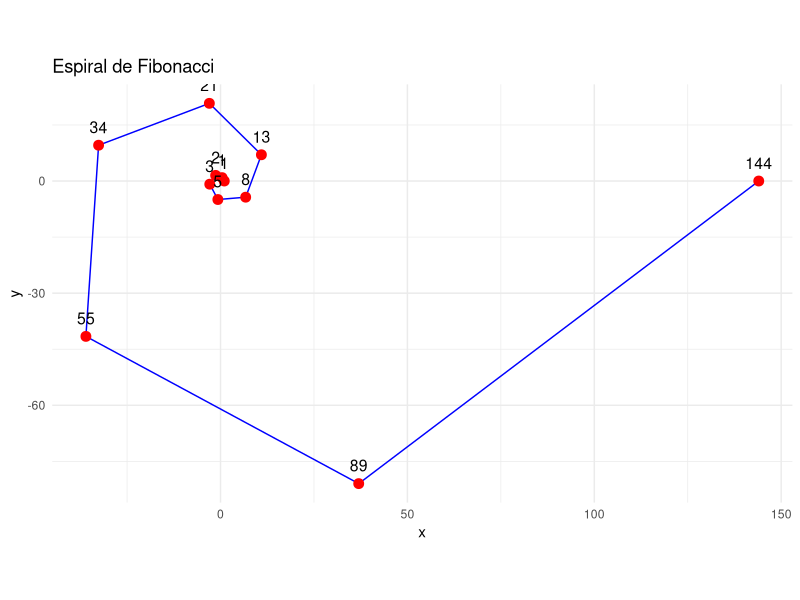

Write R code to recreate this figure.
## ---- chunk 1
n <- 100
result <- 1
for (i in 1:n)
result <- result * i
result
## ---- chunk 2

Fibonacci <- numeric(12) # vector con ceros para completar
Fibonacci[1] <- Fibonacci[2] <- 1
for (i in 3:12)
Fibonacci[i] <- Fibonacci[i - 2] + Fibonacci[i - 1]

print(Fibonacci)
## ---- chunk 3
# Crear ángulos para la espiral
angles <- seq(0, 4 * pi, length.out = length(Fibonacci))

# Graficar en coordenadas polares
library(ggplot2)

# Crear un data frame
df <- data.frame(
  angle = angles,
  radius = Fibonacci,
  label = Fibonacci
)

# Convertir a coordenadas cartesianas para ggplot
df$x <- df$radius * cos(df$angle)
df$y <- df$radius * sin(df$angle)

# Graficar
ggplot(df, aes(x, y)) +
  geom_path(color = "blue") +
  geom_point(size = 3, color = "red") +
  geom_text(aes(label = label), vjust = -1, size = 4) +
  coord_equal() +
  theme_minimal() +
  ggtitle("Espiral de Fibonacci")

## ---- chunk 4
edad <- 20

if (edad >= 18) {
  print("Eres mayor de edad")
} else {
  print("Eres menor de edad")
}

## ---- chunk 5

x1 <- rnorm(30, 1,2)
x2 <- 2 + 10*x1 + rnorm(30, 0,10)

# pequeña función
corplot <- function(x, y, plotit) {
if (plotit == TRUE) plot(x, y)
cor(x, y)
}

corplot(x1, x2,FALSE)

## ---- chunk 6
x <- 1

while (x <= 5) {
  print(x)
  x <- x + 1
}

## ---- chunk 7

# Inicializamos variables
caras <- 0
lanzamientos <- 0

# Bucle while: se repite hasta obtener 10 caras
while (caras < 10) {
  lanzamiento <- sample(c("cara", "cruz"), 1)
  lanzamientos <- lanzamientos + 1
  if (lanzamiento == "cara") {
    caras <- caras + 1
  }
}

# Resultado
cat("Se necesitaron", lanzamientos, "lanzamientos para obtener 10 caras.\n")


## ---- chunk 8
x <- runif(1,0,7)

repeat {
  print(x)
  x <- x + 1
  if (x > 14) break
}

## ---- chunk 9

# Cargar el dataset
data(mtcars)

# Convertir los nombres de fila en una columna para poder accederlos
mtcars$car <- rownames(mtcars)

# Inicializar índice
i <- 1

repeat {
  if (mtcars$mpg[i] > 30) {
    cat("El primer auto con mpg > 30 es:", mtcars$car[i], "con", mtcars$mpg[i], "mpg.\n")
    break
  }
  i <- i + 1
}

## ---- chunk 10

# Cargar dataset
data("airquality")

## ---- chunk 11
# Completar

## ---- chunk 12

# 1. Identificar columnas con NA usando un bucle for

## ---- chunk 13
# 2. Imputar valores NA con la media de la columna usando while


## ---- chunk 14
# 3. Verificar que no queden NA usando repeat y break


## ---- chunk 15
# 4. Resumen estadístico del dataset limpio
cat("\nResumen estadístico del dataset limpio:\n")
print(summary(airquality))
## ---- chunk 16
#Completar

## ---- chunk 17
#corplot_v2(x1,x2,TRUE)
## ---- chunk 18
library(ggplot2)
#Completar

## ---- chunk 19
# res <- corplot_multi(mtcars$mpg, mtcars$hp)
# print(res$correlacion)
# print(res$significativa)
# print(res$grafico)

## ---- chunk 20

#corplot_multi(x1,x2)$p
## ---- chunk 21
# Paso: definimos la funcion, argumentos y bloques

## ---- chunk 22
# Paso 1: Validación de entradas

## ---- chunk 23
# ----------------------------------------------------------------------------
# Paso 2: Copia del dataframe para no modificar el original

## ---- chunk 24
# -------------------------------------------------------------------------------
# Paso 3: Imputación de NAs en columnas numéricas



## ---- chunk 25

# -------------------------------------------------------------------------------
# Paso 4: Preparar la salida como lista


## ---- chunk 26
# Paso 5: Asignamos una clase a la lista. Esto permite un 'print' personalizado.


## ---- chunk 27
imputar_na_num <- function(data, metodo = "media") {
  # data: El dataframe de entrada.
  # metodo: "media" (por defecto) o "mediana" para la imputación.
  
  # 1. Validación de entradas
  if (!is.data.frame(data)) {
    stop("Error: 'data' debe ser un dataframe.")
  }
  if (!metodo %in% c("media", "mediana")) {
    stop("Error: 'metodo' debe ser 'media' o 'mediana'.")
  }
  
  # 2. Copia del dataframe para no modificar el original
  df_imputado <- data
  columnas_imputadas <- character(0) # Para registrar qué columnas se modifican
  
  # 3. Imputación de NAs en columnas numéricas
  for (col_name in names(df_imputado)) {
    columna <- df_imputado[[col_name]]
    
    if (is.numeric(columna) && any(is.na(columna))) {
      # Calcula el valor de imputación (media o mediana)
      valor_imputacion <- switch(metodo,
                                 "media" = mean(columna, na.rm = TRUE),
                                 "mediana" = median(columna, na.rm = TRUE))
      
      # Realiza la imputación
      df_imputado[is.na(df_imputado[[col_name]]), col_name] <- valor_imputacion
      columnas_imputadas <- c(columnas_imputadas, col_name)
    }
  }
  
  # 4. Preparar la salida como lista
  # La función devuelve una lista con el dataframe imputado y un resumen breve.
  resultado <- list(
    data_imputed = df_imputado,
    method_used = metodo,
    columns_affected = columnas_imputadas
  )
  
  # 5. Asignamos una clase a la lista. Esto permite un 'print' personalizado.
  class(resultado) <- "imputacion_data"
  
  return(resultado)
}
## ---- chunk 28
# Test
df <- imputar_na_num(airquality)
any(is.na(df$data_imputed))
## ---- chunk 29
# Clase S3: proveemos una opcion de impresión más informativa al objeto "imputacion_data"



## ---- chunk 30
# Paso 6: encabezado de la salida  

## ---- chunk 31
# Paso 7: identificamos las columnas afectadas


## ---- chunk 32
  # Paso 8: preparamos el texto de salida 

  
## ---- chunk 33
# Clase S3: proveemos una opcion de impresión más informativa al objeto "imputacion_data"

print.imputacion_data <- function(x, ...) {
  
  # Paso 6: encabezado de la salida  
  cat("--- Resultado de la Imputación de NAs ---\n")
  cat("Método de imputación usado:", x$method_used, "\n")
  
  # Paso 7: identificamos las columnas afectadas
  if (length(x$columns_affected) > 0) {
    cat("Columnas numéricas afectadas por la imputación:\n")
    for (col in x$columns_affected) {
      cat("-", col, "\n")
    }
  } else {
    cat("No se encontraron NAs en columnas numéricas o no se realizaron imputaciones.\n")
  }
  
  # Paso 8: preparamos el texto de salida 
  cat("\nPrimeras filas del dataframe imputado:\n")
  print(head(x$data_imputed))
  cat("\nPara acceder al dataframe completo, usa: 'nombre_tu_resultado$data_imputed'.\n")
}

## ---- chunk 34
# test
df <- imputar_na_num(airquality)
print(df)
## ---- chunk 35
summary(df)
## ---- chunk 36
# Var: función de varinza
# sqrt(var)
## ---- chunk 37
#library(randompackage)

## ---- chunk 38
#if(x==NA)print("NA")

## ---- chunk 39
data(iris)
#print.imputacion_data(iris$Species)
## ---- chunk 40
# Usar en la consola
# traceback()

## ---- chunk 41
#
#debug(imputar_na_num)
#
#imputar_na_num(iris)

## ---- chunk 42
#debug(imputar_na_num)

#imputar_na_num(iris$Species)

## ---- chunk 43
undebug(imputar_na_num)
## ---- chunk 44
# imputar_na_num(c(10, 20, 30, NA, 50))
